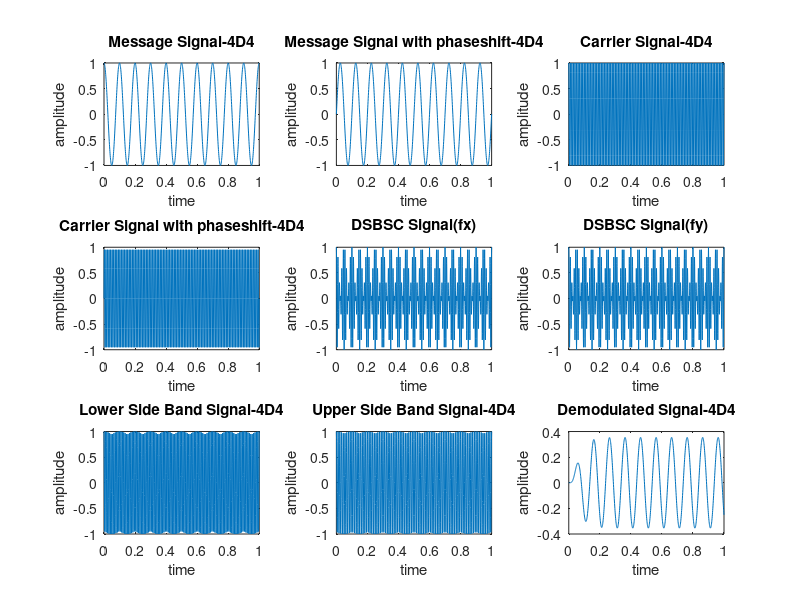

MATLAB code for this plot:
clear all;
close all;

fm=10;
fc=100;
fs=1000;
t=0:1/fs:1; %Time Period

m=cos(2*pi*fm.*t);  %Message Signal with 0 phase shift
mc=sin(2*pi*fm.*t); %Message Signal with 90 phase shift

c=cos(2*pi*fc.*t);  %Carrier Signal with 0 phase shift
cc=sin(2*pi*fc.*t); %Carrier Signal with 90 phase shift

fx=m.*c;    %DSBSC Signal
fy=mc.*cc;  %DSBSC Signal

s1 = fx-fy; %LSB Signal
s2 = fx+fy; %USB Signal

subplot(3,3,1);
plot(t,m);
xlabel("time");
ylabel("amplitude");
title("Message Signal-4D4");


subplot(3,3,2);
plot(t,mc);
xlabel("time");
ylabel("amplitude");
title("Message Signal with phaseshift-4D4");

subplot(3,3,3);
plot(t,c);
xlabel("time");
ylabel("amplitude");
title("Carrier Signal-4D4");

subplot(3,3,4);
plot(t,cc);
xlabel("time");
ylabel("amplitude");
title("Carrier Signal with phaseshift-4D4");

subplot(3,3,5);
plot(t,fx);
xlabel("time");
ylabel("amplitude");
title("DSBSC Signal(fx)");

subplot(3,3,6);
plot(t,fx);
xlabel("time");
ylabel("amplitude");
title("DSBSC Signal(fy)");

subplot(3,3,7);
plot(t,s1);
xlabel("time");
ylabel("amplitude");
title("Lower Side Band Signal-4D4");

subplot(3,3,8);
plot(t,s2);
xlabel("time");
ylabel("amplitude");
title("Upper Side Band Signal-4D4");

d=s1.*cos(2*pi*fc.*t);
[b,a]=butter(5,fm/(fs/2));
demod=filter(b,a,d);

subplot(3,3,9);
plot(t,demod);
xlabel("time");
ylabel("amplitude");
title("Demodulated Signal-4D4");